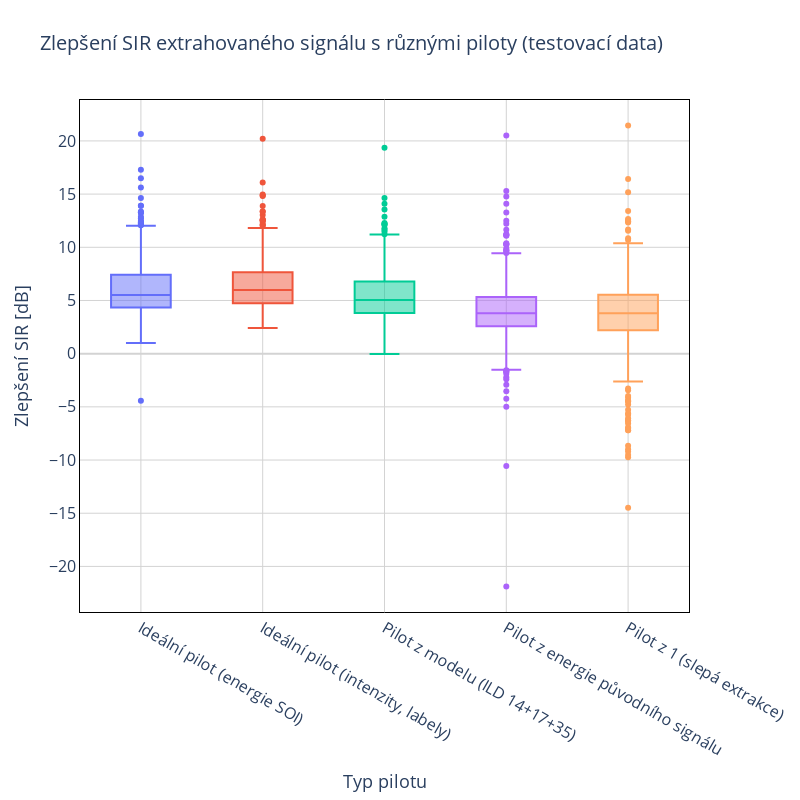

This figure's notebook cell:
### Code cell
fig_box = go.Figure()

fig_box.add_trace(go.Box(
    y=SIR_df["imp_SIR_SOI_pilot"],
    name="Ideální pilot (energie SOI)",
    line=dict(width=2)
))

fig_box.add_trace(go.Box(
    y=SIR_df["imp_SIR_label_pilot"],
    name="Ideální pilot (intenzity, labely)",
    line=dict(width=2)
))

fig_box.add_trace(go.Box(
    y=SIR_df["imp_SIR_ild14_ild17_ild35_model_pilot"],
    name="Pilot z modelu (ILD 14+17+35)",
    line=dict(width=2)
))

fig_box.add_trace(go.Box(
    y=SIR_df["imp_SIR_X_pilot"],
    name="Pilot z energie původního signálu",
    line=dict(width=2)
))

fig_box.add_trace(go.Box(
    y=SIR_df["imp_SIR_ones_pilot"],
    name="Pilot z 1 (slepá extrakce)",
    line=dict(width=2)
))

fig_box.update_layout(
    title=dict(
        text="Zlepšení SIR extrahovaného signálu s různými piloty (testovací data)",
        font=dict(size=20)
    ),
    xaxis=dict(
        title=dict(text="Typ pilotu", font=dict(size=18)),
        tickfont=dict(size=16),
        linecolor='black',
        mirror=True,
        showgrid=True,
        gridcolor='lightgrey'
    ),
    yaxis=dict(
        title=dict(text="Zlepšení SIR [dB]", font=dict(size=18)),
        tickfont=dict(size=16),
        linecolor='black',
        mirror=True,
        showgrid=True,
        zeroline=True,
        zerolinecolor='lightgrey',
        gridcolor='lightgrey'
    ),
    plot_bgcolor='white',
    paper_bgcolor='white',
    showlegend=False,
    height=800,
    width=800
)


fig_box.show()

### Figure 1 — Plotly figure (JSON) as saved in the notebook; plotly's stock layout.template omitted (floating-point values rounded to 4 significant figures; data arrays with more than 128 entries replaced by an {"elided": "..."} marker saying what was removed)
{"data": [{"line": {"width": 2}, "name": "Ideální pilot (energie SOI)", "type": "box", "y": {"elided": "600 float values"}}, {"line": {"width": 2}, "name": "Ideální pilot (intenzity, labely)", "type": "box", "y": {"elided": "600 float values"}}, {"line": {"width": 2}, "name": "Pilot z modelu (ILD 14+17+35)", "type": "box", "y": {"elided": "600 float values"}}, {"line": {"width": 2}, "name": "Pilot z energie původního signálu", "type": "box", "y": {"elided": "600 float values"}}, {"line": {"width": 2}, "name": "Pilot z 1 (slepá extrakce)", "type": "box", "y": {"elided": "600 float values"}}], "layout": {"height": 800, "paper_bgcolor": "white", "plot_bgcolor": "white", "showlegend": false, "title": {"font": {"size": 20}, "text": "Zlepšení SIR extrahovaného signálu s různými piloty (testovací data)"}, "width": 800, "xaxis": {"gridcolor": "lightgrey", "linecolor": "black", "mirror": true, "showgrid": true, "tickfont": {"size": 16}, "title": {"font": {"size": 18}, "text": "Typ pilotu"}}, "yaxis": {"gridcolor": "lightgrey", "linecolor": "black", "mirror": true, "showgrid": true, "tickfont": {"size": 16}, "title": {"font": {"size": 18}, "text": "Zlepšení SIR [dB]"}, "zeroline": true, "zerolinecolor": "lightgrey"}}}
